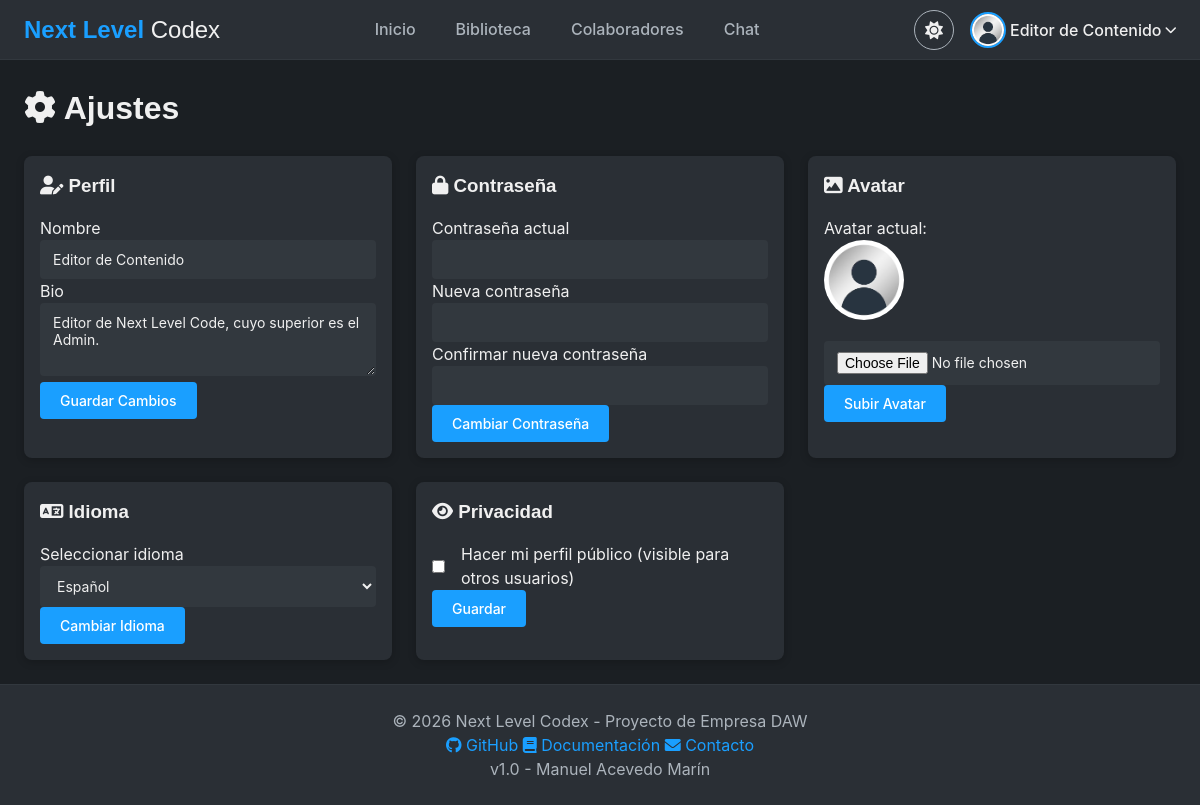
The page /vistas/ajustes.php (signed in) on the database its author committed.
### tables this page shows
CREATE TABLE `usuarios` (
  `id` int(11) NOT NULL,
  `user` varchar(50) NOT NULL,
  `email` varchar(100) NOT NULL,
  `pass` varchar(255) NOT NULL,
  `nombre` varchar(100) NOT NULL,
  `level` int(11) NOT NULL DEFAULT 1 COMMENT '0=Admin, 1=Usuario normal',
  `amigos` text DEFAULT NULL,
  `ultima_conexion` datetime DEFAULT NULL,
  `conectado` int(11) DEFAULT 0,
  `ban_hasta` datetime DEFAULT NULL,
  `avatar` varchar(255) DEFAULT 'default.jpg' COMMENT 'Nombre del archivo de avatar',
  `bio` text DEFAULT NULL COMMENT 'Descripción del perfil',
  `idioma` varchar(5) DEFAULT 'es' COMMENT 'Idioma preferido (es / en)',
  `perfil_publico` tinyint(1) NOT NULL DEFAULT 0 COMMENT '1 = perfil visible para otros usuarios'
);

### vistas/ajustes.php (the view, shortened to what this page needs)
<?php
include "../sec/sec.php";
$stmt = $db->prepare("SELECT nombre, email, avatar, bio, idioma, perfil_publico FROM usuarios WHERE id = ?");
$stmt->bind_param("i", $_SESSION['id']);
$stmt->execute();
$usuario = $stmt->get_result()->fetch_assoc();
include "../sec/header.php";
?>
<div class="main-container">
    <h1><i class="fas fa-cog"></i> Ajustes</h1>
    <div class="ajustes-grid">
        <div class="card">
            <div class="card-body">
                <h3><i class="fas fa-user-edit"></i> Perfil</h3>
                <form method="post">
                    <div class="form-group">
                        <label>Nombre</label>
                        <input type="text" name="nombre" class="input"
                            value="<?php echo htmlspecialchars($usuario['nombre']); ?>" required>
                    </div>
                    <div class="form-group">
                        <label>Bio</label>
                        <textarea name="bio" class="input"
                            rows="3"><?php echo htmlspecialchars($usuario['bio'] ?? ''); ?></textarea>
                    </div>
                    <button type="submit" class="btn btn-primary">Guardar Cambios</button>
                </form>
            </div>
        </div>
        <div class="card">
            <div class="card-body">
                <h3><i class="fas fa-lock"></i> Contraseña</h3>
                <form method="post">
                    <div class="form-group">
                        <label>Contraseña actual</label>
                        <input type="password" name="pass_actual" class="input" required>
                    </div>
                    <div class="form-group">
                        <label>Nueva contraseña</label>
                        <input type="password" name="pass_nueva" class="input" required minlength="8">
                    </div>
                    <div class="form-group">
                        <label>Confirmar nueva contraseña</label>
                        <input type="password" name="pass_confirmar" class="input" required minlength="8">
                    </div>
                    <button type="submit" class="btn btn-primary">Cambiar Contraseña</button>
                </form>
            </div>
        </div>
        <div class="card">
            <div class="card-body">
                <h3><i class="fas fa-image"></i> Avatar</h3>
                <p>Avatar actual:</p>
                <img src="../assets/img/avatars/<?php echo htmlspecialchars($usuario['avatar'] ?? 'default.jpg'); ?>"
                    alt="Avatar" style="width: 80px; height: 80px; border-radius: 50%; object-fit: cover;"
                    onerror="this.src='../assets/img/avatars/default.jpg'">
                <form method="post" enctype="multipart/form-data" style="margin-top: 15px;">
                    <div class="form-group">
                        <input type="file" name="avatar" class="input" accept=".jpg,.jpeg,.png,.webp">
                    </div>
                    <button type="submit" class="btn btn-primary">Subir Avatar</button>
                </form>
            </div>
        </div>
        <div class="card">
            <div class="card-body">
                <h3><i class="fas fa-language"></i> Idioma</h3>
                <form method="post">
                    <div class="form-group">
                        <label>Seleccionar idioma</label>
                        <select name="idioma" class="input">
                            <option value="es" <?php echo ($_SESSION['idioma'] ?? 'es') === 'es' ? 'selected' : ''; ?>>
                                Español</option>
                        </select>
                    </div>
                    <button type="submit" class="btn btn-primary">Cambiar Idioma</button>
                </form>
            </div>
        </div>
         <?php if ($_SESSION['level'] != 0): ?>
    <div class="card">
        <div class="card-body">
            <h3><i class="fas fa-eye"></i> Privacidad</h3>
        <form method="post">
            <div class="form-group" style="display:flex; align-items:center; gap: var(--spacing-md);">
                <input type="checkbox" name="perfil_publico" id="perfilPublico"
                    <?php echo $usuario['perfil_publico'] ? 'checked' : ''; ?>>
                <label for="perfilPublico" style="margin:0;">
                    Hacer mi perfil público (visible para otros usuarios)
                </label>
            </div>
                <button type="submit" class="btn btn-primary">Guardar</button>
            </form>
        </div>
    </div>
<?php endif; ?>
    </div>
</div>
<?php include "../sec/footer.php"; ?>

### assets/css/main.css (style rules this page uses)
:root { --bg-primary: #1b1f23; --bg-secondary: #2a2f35; --bg-tertiary: #32383e; --text-primary: #f0f0f0; --text-secondary: #acb4bc; --accent-primary: #1a9fff; --accent-hover: #4db8ff; --success: #a4d007; --danger: #d94141; --warning: #e9b741; --font-heading: 'Poppins', sans-serif; --font-body: 'Inter', sans-serif; --font-mono: 'Roboto Mono', monospace; --spacing-xs: 4px; --spacing-sm: 8px; --spacing-md: 16px; --spacing-lg: 24px; --spacing-xl: 32px; --border-radius: 4px; --border-radius-lg: 8px; }
* { margin: 0; padding: 0; box-sizing: border-box; }
body { background-color: var(--bg-primary); color: var(--text-primary); font-family: var(--font-body); line-height: 1.5; min-height: 100vh; transition: background-color 0.2s ease, color 0.2s ease; }
h1, h2, h3, h4, h5, h6 { font-family: var(--font-heading); font-weight: 600; margin-bottom: var(--spacing-md); color: var(--text-primary); }

### assets/css/components.css (style rules this page uses)
.btn { display: inline-block; padding: 10px 20px; font-family: var(--font-body); font-size: 14px; font-weight: 500; text-align: center; border: none; border-radius: var(--border-radius); cursor: pointer; transition: background-color 0.2s ease, transform 0.1s ease, color 0.2s ease; background-color: var(--bg-tertiary); color: var(--text-primary); }
.btn-primary { background-color: var(--accent-primary); color: white; }
.card { background-color: var(--bg-secondary); border-radius: var(--border-radius-lg); overflow: hidden; box-shadow: 0 2px 8px rgba(0, 0, 0, 0.2); transition: transform 0.2s ease, box-shadow 0.2s ease; }
.card-body { padding: var(--spacing-md); }
.input { width: 100%; padding: 10px 12px; background-color: var(--bg-tertiary); border: 1px solid transparent; border-radius: var(--border-radius); color: var(--text-primary); font-family: var(--font-body); font-size: 14px; outline: none; transition: border-color 0.2s ease; }
.input::placeholder { color: var(--text-secondary); opacity: 0.7; }

### assets/css/layout.css (style rules this page uses)
.main-container { max-width: 1400px; margin: 0 auto; padding: var(--spacing-lg); }
body { display: flex; flex-direction: column; min-height: 100vh; }
.main-container { flex: 1 0 auto; width: 100%; max-width: 1400px; margin: 0 auto; padding: var(--spacing-lg); }

### assets/css/perfil.css (style rules this page uses)
.ajustes-grid { display: grid; grid-template-columns: repeat(auto-fill, minmax(350px, 1fr)); gap: var(--spacing-lg); margin-top: var(--spacing-lg); }

### assets/css/colaboradores.css (style rules this page uses)
body { display: flex; flex-direction: column; min-height: 100vh; }
.main-container { flex: 1; }

### rows shown on the page
usuarios: nombre "Editor de Contenido", bio "Editor de Next Level Code, cuyo superior es el Admin.", avatar (placeholder picture)

### other values the page prints
$_SESSION["nombre"] "Editor de Contenido"
